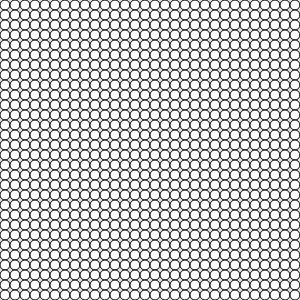
Frame 1 (no input)
Frame 60 (no input): identical to frame 1, image omitted
Frame 120 (the mouse pressed at the canvas centre since frame 60): identical to frame 1, image omitted

The p5.js sketch that drew this single still picture (run headless with seeded random() and noise() and a simulated clock; from frame 60 on, the mouse is pressed at the canvas centre):

// p5.js sketch
// ── sketch.js
let aantal = 30;
function setup() {
    createCanvas(300, 300);
}

function draw() {
    background(220);
    let afstand = width / aantal;

    for(let y = 0; y < aantal; y++) {
        let posY = afstand/ 2 + y * afstand;
        for(let x = 0; x < aantal; x++) {
            let posX = afstand / 2 + x * afstand;

            circle(posX, posY, afstand)
        }
    }
}
